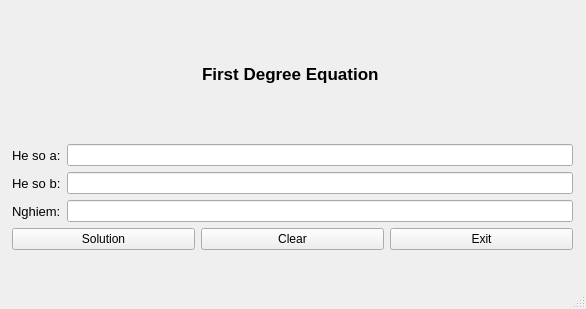
<?xml version="1.0" encoding="UTF-8"?>
<ui version="4.0">
 <class>MainWindow</class>
 <widget class="QMainWindow" name="MainWindow">
  <property name="geometry">
   <rect>
    <x>0</x>
    <y>0</y>
    <width>586</width>
    <height>309</height>
   </rect>
  </property>
  <property name="windowTitle">
   <string>MainWindow</string>
  </property>
  <widget class="QWidget" name="centralwidget">
   <widget class="QWidget" name="verticalLayoutWidget">
    <property name="geometry">
     <rect>
      <x>12</x>
      <y>10</y>
      <width>561</width>
      <height>240</height>
     </rect>
    </property>
    <layout class="QVBoxLayout" name="verticalLayout_8">
     <item>
      <layout class="QHBoxLayout" name="horizontalLayout_8">
       <item>
        <spacer name="horizontalSpacer">
         <property name="orientation">
          <enum>Qt::Horizontal</enum>
         </property>
         <property name="sizeHint" stdset="0">
          <size>
           <width>40</width>
           <height>20</height>
          </size>
         </property>
        </spacer>
       </item>
       <item>
        <widget class="QLabel" name="label">
         <property name="font">
          <font>
           <pointsize>13</pointsize>
           <weight>75</weight>
           <bold>true</bold>
          </font>
         </property>
         <property name="text">
          <string>First Degree Equation </string>
         </property>
        </widget>
       </item>
       <item>
        <spacer name="horizontalSpacer_2">
         <property name="orientation">
          <enum>Qt::Horizontal</enum>
         </property>
         <property name="sizeHint" stdset="0">
          <size>
           <width>40</width>
           <height>20</height>
          </size>
         </property>
        </spacer>
       </item>
      </layout>
     </item>
     <item>
      <layout class="QHBoxLayout" name="horizontalLayout_5">
       <item>
        <widget class="QLabel" name="label_2">
         <property name="font">
          <font>
           <pointsize>10</pointsize>
          </font>
         </property>
         <property name="text">
          <string>He so a:</string>
         </property>
        </widget>
       </item>
       <item>
        <widget class="QLineEdit" name="lineEditCoefficientA"/>
       </item>
      </layout>
     </item>
     <item>
      <layout class="QHBoxLayout" name="horizontalLayout_6">
       <item>
        <widget class="QLabel" name="label_3">
         <property name="font">
          <font>
           <pointsize>10</pointsize>
          </font>
         </property>
         <property name="text">
          <string>He so b:</string>
         </property>
        </widget>
       </item>
       <item>
        <widget class="QLineEdit" name="lineEditCoefficientB"/>
       </item>
      </layout>
     </item>
     <item>
      <layout class="QHBoxLayout" name="horizontalLayout_7">
       <item>
        <widget class="QLabel" name="label_4">
         <property name="font">
          <font>
           <pointsize>10</pointsize>
          </font>
         </property>
         <property name="text">
          <string>Nghiem:</string>
         </property>
        </widget>
       </item>
       <item>
        <widget class="QLineEdit" name="lineEditsolution"/>
       </item>
      </layout>
     </item>
     <item>
      <layout class="QHBoxLayout" name="horizontalLayout_2">
       <item>
        <widget class="QPushButton" name="pushButtonSolution">
         <property name="text">
          <string>Solution</string>
         </property>
        </widget>
       </item>
       <item>
        <widget class="QPushButton" name="pushButtonClear">
         <property name="text">
          <string>Clear</string>
         </property>
        </widget>
       </item>
       <item>
        <widget class="QPushButton" name="pushButtonExit">
         <property name="text">
          <string>Exit</string>
         </property>
        </widget>
       </item>
      </layout>
     </item>
    </layout>
   </widget>
  </widget>
  <widget class="QMenuBar" name="menubar">
   <property name="geometry">
    <rect>
     <x>0</x>
     <y>0</y>
     <width>586</width>
     <height>26</height>
    </rect>
   </property>
  </widget>
  <widget class="QStatusBar" name="statusbar"/>
 </widget>
 <resources/>
 <connections/>
</ui>
